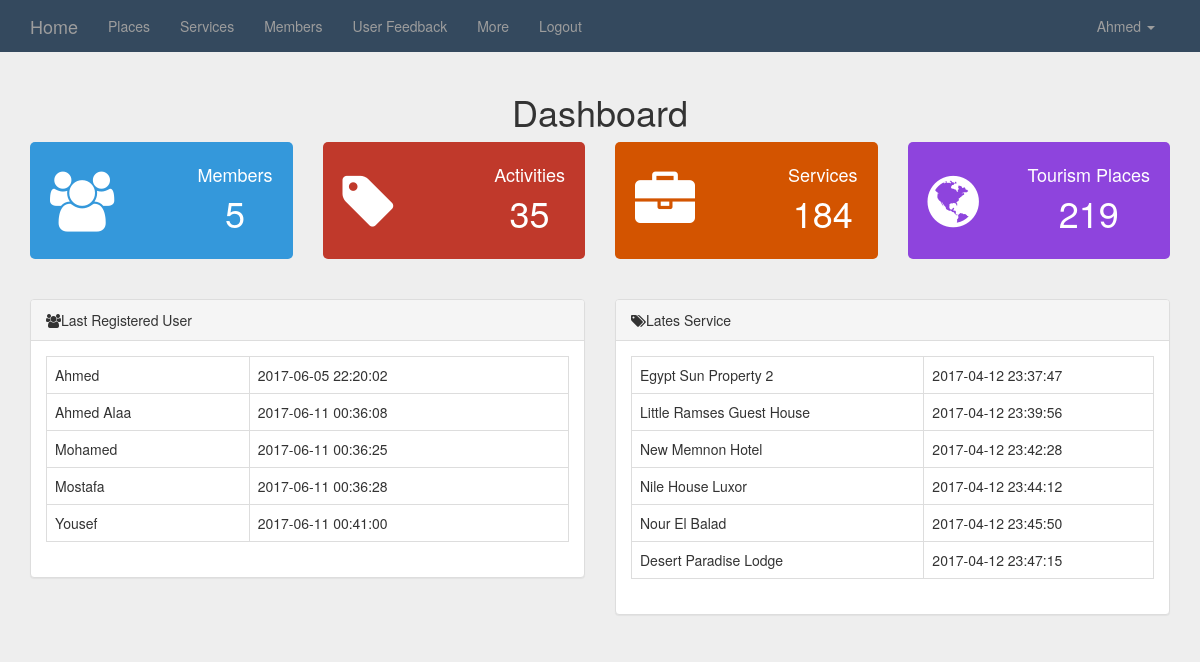
/admin/dashboard.php (signed in), run on the app's committed database.
### tables this page shows
CREATE TABLE `users` (
  `userId` int(11) NOT NULL,
  `Username` varchar(255) NOT NULL,
  `Password` varchar(255) NOT NULL,
  `Email` varchar(255) NOT NULL,
  `FullName` varchar(255) NOT NULL,
  `GroupId` int(11) NOT NULL DEFAULT '0',
  `image` varchar(255) NOT NULL,
  `AddedDate` timestamp NOT NULL DEFAULT CURRENT_TIMESTAMP ON UPDATE CURRENT_TIMESTAMP,
  `Address` varchar(255) NOT NULL
);

CREATE TABLE `service` (
  `sid` int(11) NOT NULL,
  `sName` varchar(255) NOT NULL,
  `CtId` int(11) NOT NULL,
  `Cat_id` int(11) NOT NULL,
  `Description` text NOT NULL,
  `Address` varchar(255) NOT NULL,
  `Phone` varchar(255) NOT NULL,
  `RegDate` timestamp NOT NULL DEFAULT CURRENT_TIMESTAMP ON UPDATE CURRENT_TIMESTAMP,
  `photo` varchar(255) NOT NULL,
  `Rate` float NOT NULL
);

### admin/dashboard.php (the view, shortened to what this page needs)
<?php
	if(isset($_SESSION['username'])){
		include 'init.php';
		include $tml . 'footer.php';
	}
	else{
		header('location:index.php');
		exit();
	}
?>
<section class="home-stats text-center">
	 <div class="container">
	   <h1>Dashboard </h1>
	   <div class="row">
	     <div class="col-md-3">
	     <a href="members.php">
		    <div class="stat st-members">
			  <i class="fa fa-users"></i>
			  <div class="info">
			  <?php
			  $stmt = $con->prepare("select count(*) as noOfUser from users");
			  $stmt->execute();
			  $rows = $stmt->fetch();
			  echo 'Members  <span>'.$rows['noOfUser'].'</span>';
			 ?>
			  </div>
			</div>
			</a>
	     </div>
		 <div class="col-md-3">
		   <a href="activity.php">
		    <div class="stat st-pending">
			  <i class="fa fa-tag"></i>
			  <div class="info">
			   <?php
			  $stmt = $con->prepare("select count(*) as noOfAct from activity");
			  $stmt->execute();
			  $rows = $stmt->fetch();
			  echo 'Activities  <span>'.$rows['noOfAct'].'</span>';
			 	?>
			  </div>
			</div>
			</a>
	     </div>
		 <div class="col-md-3">
		 <a href="service.php">
		    <div class="stat st-items">
			    <i class="fa fa-briefcase"></i>
			    <div class="info">
			     <?php
			  $stmt = $con->prepare("select count(*) as noOfServ from service");
			  $stmt->execute();
			  $rows = $stmt->fetch();
			  echo 'Services  <span>'.$rows['noOfServ'].'</span>';
			 	?>
				</div>
			</div>
		 </a>
	     </div>
		 <div class="col-md-3">
		 <a href="place.php">
		    <div class="stat st-comments">
			    <i class="fa fa-globe"></i>
			    <div class="info">
			    <?php
			  $stmt = $con->prepare("select count(*) as noOfPlaces from place");
			  $stmt->execute();
			  $rows = $stmt->fetch();
			  echo 'Tourism Places  <span>'.$rows['noOfPlaces'].'</span>';
			 	?>
				</div>
			</div>
			</a>
	     </div>
	   </div>
	 </div>
	 </section>
	 <?php
	 	$stmt = $con->prepare("select * from users order by AddedDate ASC limit 6");
		$stmt->execute();
		$rows = $stmt->fetchAll();
		$stmt2 = $con->prepare("select * from service order by Rate ASC limit 6");
		$stmt2->execute();
		$rows2 = $stmt2->fetchAll();
	 ?>
	 <section class="latest">
	 <div class="container">
	 	<div class="row">
	 		<div class="col-lg-6">
	 			<div class="panel panel-default">
			 		<div class="panel-heading">
				 		<i class="fa fa-users"></i>Last Registered User
			 		</div>
	 				<div class="panel-body">
	 					 <table class=" table table-bordered ">
	 				<?php
	 					foreach ($rows as $row) {
	 				 echo "<tr>";
				     echo "<td>".$row['Username']."</td>";
				     echo "<td>".$row['AddedDate']."</td>";
					 echo "</tr>";
	 					}
	 					echo '</table>';
	 				?>
	 				</div>
	 			</div>
	 		</div>
	 		<div class="col-lg-6">
	 			<div class="panel panel-default">
			 		<div class="panel-heading">
				 		<i class="fa fa-tags"></i>Lates Service
			 		</div>
	 			   <div class="panel-body">
	 					 <table class=" table table-bordered ">
	 				<?php
	 					foreach ($rows2 as $row2) {
	 				 echo "<tr>";
				     echo "<td>".$row2['sName']."</td>";
				     echo "<td>".$row2['RegDate']."</td>";
					 echo "</tr>";
	 					}
	 					echo '</table>';
	 				?>
	 			   </div>
	 			</div>
	 		</div>
	 	</div>
	 </div>
	 </section>

### admin/includes/templates/header.php (shortened to what this page needs)
<!DOCTYPE html>
<html>
	<head>
		<link rel="stylesheet" href="<?php echo $css; ?>bootstrap.css">
		<link rel="stylesheet" href="<?php echo $css; ?>font-awesome.min.css">
		<link rel="stylesheet" href="<?php echo $css; ?>style.css">
	</head>
	<body>

### admin/init.php (shortened to what this page needs)
<?php
	$tml = "includes/templates/";
	$css = "layout/css/";
	include $tml . 'header.php';
	if(!isset($noNavbar))
		{ include $tml . 'navbar.php';}
?>

### admin/includes/templates/navbar.php (shortened to what this page needs)
<nav class="navbar navbar-inverse">
  <div class="container">
    <div class="navbar-header">
      <a class="navbar-brand" href="dashboard.php">Home</a>
    </div>
    <div class="collapse navbar-collapse" id="app-nav">
      <ul class="nav navbar-nav">
        <li><a href="place.php">Places</a></li>
        <li><a href="service.php">Services</a></li>
        <li><a href="members.php">Members</a></li>
        <li><a href="comments.php">User Feedback</a></li>
        <li class="dropdown">
               <a href="#" class="dropdown-toggle" data-toggle="dropdown" role="button" aria-haspopup="true" aria-expanded="false"> More </a>
        </li>
        <li><a href="logout.php">Logout</a></li>
      </ul>
      <ul class="nav navbar-nav navbar-right">
        <li class="dropdown">
          <a href="#" class="dropdown-toggle" data-toggle="dropdown" role="button" aria-haspopup="true" aria-expanded="false"><?php
      if(isset($_SESSION['username']))
      {
        echo $_SESSION['username'];
      }
      else{
        echo 'Acount';
      }?>
       <span class="caret"></span></a>
        </li>
      </ul>
    </div>
  </div>
</nav>

### admin/includes/templates/footer.php (shortened to what this page needs)
	</body>
</html>

### admin/layout/css/style.css (style rules this page uses)
* { padding: 0; margin: 0; }
body { background: #EEE }
.navbar-inverse { background-color: #34495e; border-color: #34495e; border-radius: 0; color: #f1c40f; }
.home-stats .stat { padding:20px; font-size:20px; color:#FFF; border-radius:5px; position:relative; overflow:hidden; }
.home-stats .stat .info { float:right; font-size:18px; }
.home-stats .stat .info span { font-size:2em; }
.home-stats .stat i { font-size:60px; position:absolute; left:20px; top:30px; }
.home-stats .st-members { background: #f00; background-color:#3498db; }
.home-stats .st-pending { background-color:#c0392b; }
.home-stats .st-items { background-color:#d35400; }
.home-stats .st-comments { background-color:#8e44dd; }
.home-stats .stat span { display:block; }
.latest { margin-top: 40px; }

### data on the page
users: Username "Ahmed", AddedDate "2017-06-05 22:20:02"
users: Username "Ahmed Alaa", AddedDate "2017-06-11 00:36:08"
users: Username "Mohamed", AddedDate "2017-06-11 00:36:25"
users: Username "Mostafa", AddedDate "2017-06-11 00:36:28"
users: Username "Yousef", AddedDate "2017-06-11 00:41:00"
service: sName "Egypt Sun Property 2", RegDate "2017-04-12 23:37:47"
service: sName "Little Ramses Guest House", RegDate "2017-04-12 23:39:56"
service: sName "New Memnon Hotel", RegDate "2017-04-12 23:42:28"
service: sName "Nile House Luxor", RegDate "2017-04-12 23:44:12"
service: sName "Nour El Balad", RegDate "2017-04-12 23:45:50"
service: sName "Desert Paradise Lodge", RegDate "2017-04-12 23:47:15"

### other printed values
$_SESSION['username'] "Ahmed"
$rows['noOfUser'] "5"
$rows['noOfAct'] "35"
$rows['noOfServ'] "184"
$rows['noOfPlaces'] "219"
